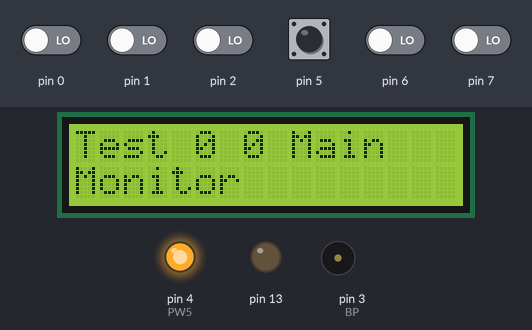
This sketch was run on a simulated Arduino Uno, built with avr-gcc and run on an emulated ATmega328P. Shown: 16×2 character LCD, output pins drawn as LEDs (lit = HIGH), buzzer (waves = sounding). The test bench sets the inputs (shaded band); at power-on: pin 5 HIGH, pin 0–2, pin 6, pin 7 LOW. What the sketch prints to the serial monitor is not drawn.

Above: at 1.3 s.
1.4 s: pin 5 pulled LOW for 0.15 s
At 2.5 s:
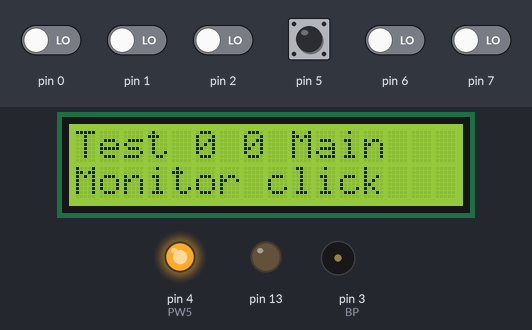
3.1 s: pin 7 driven HIGH
At 3.5 s:
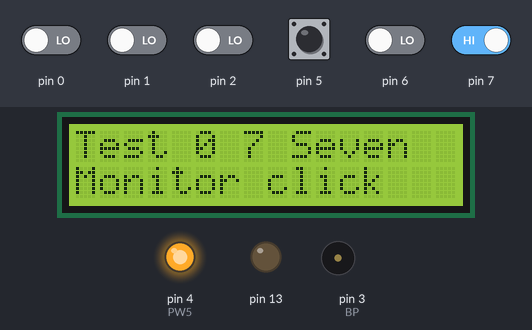
4.6 s: pin 5 pulled LOW for 1 s
At 6.2 s:
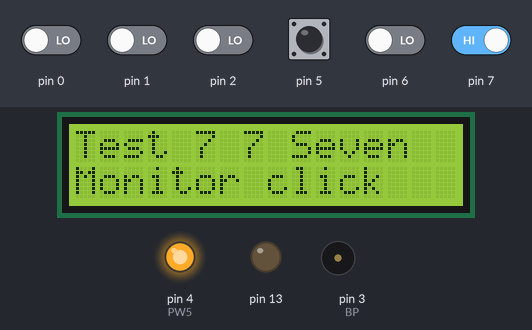
Timing chart, 0 to 7.7 s (numbered marks = the images above; inputs shaded):
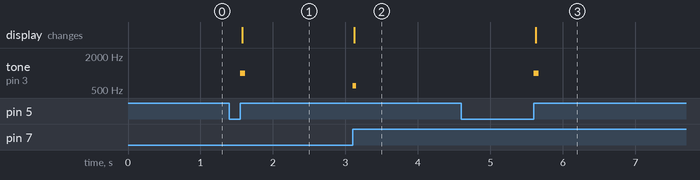

Measured:
- after the input at 1.4 s, tone on pin 3 (BP): silent → 1000 Hz after 0.15 s, → silent 0.07 s later; the display: changes after 0.18 s (image 1)
- after the input at 3.1 s, tone on pin 3 (BP): silent → 600 Hz at once, → silent 0.05 s later; the display: changes at once (image 2)
- after the input at 4.6 s, tone on pin 3 (BP): silent → 1000 Hz after 1.0 s, → silent 0.07 s later; the display: changes after 1.0 s (image 3)

The sketch:

encoder_menu.ino
```cpp
// Меню управление енкодером, со звуком и выводом на LCD 1602.
// author: 4eburashk csn.net4me.net
// за основу работы с энкодором взят класс гайвера (если это он писал).
// pins:
// encoder (d7,d6,d5) + d4 as power
// beeper (d3)
// i2c LCD 1602 (a4,a5)
//
#include <LiquidCrystal_I2C.h>
LiquidCrystal_I2C lcd(0x27,16,2);
// пины энкодера китайцы жгут надписи не соответствуют сути:
#define SW 5  // на плате key
#define DT 6  // на плате s2
#define CLK 7 // на плате s1
#define PW5 4 // питалово энкодеру
// доп пины:
#define BP 3  // пищалка
int ArrMax = 7;      // максимальный элемент массива 0-7 (для переключения по меню)
int MenuState = 0;   // актуальный пункт меню.
int MSelected = 0;   // выбраный кликом пункт меню.
char *menuStrs[] = {"0 Main", "1 One", "2 Two", "3 Three", "4 Four", "5 Five", "6 Six", "7 Seven"};

/*
  Отрсовка меню.
  В моём случае, отрисовываю с 7го символа первой (0) строки.
  В функцию отправляю состояние меню.
*/
void menuShow( int MS ){ // state
  lcd.setCursor(5, 0);
  lcd.print(F("           ")); // очистка места. 16-7=9 мы рисуем с 7 и значит есть 9 знаков на меню.
  lcd.setCursor(5, 0);
  lcd.print(MSelected);   // отрисуем что выбор из меню сделан. напишем номер элемента массива.
  lcd.setCursor(7, 0);
  lcd.print(menuStrs[MS]);
}

void events( int Choise ){
   switch( Choise ) {
    case 1:
      Serial.println("event 1");
      // внутрь обработки выборов
      // можно засунуть любые действия.
      break;
    case 2:
      Serial.println("event 2");
      // Для примера взят любимый led 13
      digitalWrite(13, HIGH);
      break;
    case 3:
      Serial.println("event 3");
      // или выключить его
      digitalWrite(13, LOW);
      break;
    case 4:
      Serial.println("event 4");
      break;
    case 5:
      Serial.println("event 5");
      break;
    case 6:
      Serial.println("event 6");
      break;
    case 7:
      Serial.println("event 7");
      break;
    default:
      Serial.println("event 0");
      break;
    }
}

class encMinim
{
  public:
    encMinim(uint8_t clk, uint8_t dt, uint8_t sw, boolean dir, boolean type);
    void tick();
    boolean isClick();
    boolean isTurn();
    boolean isRight();
    boolean isLeft();
    boolean isRightH();
    boolean isLeftH();

  private:
    byte _clk, _dt, _sw;
    boolean _type = false;
    boolean _state, _lastState, _turnFlag, _swState, _swFlag, _turnState;
    byte _encState;
    uint32_t _debTimer;
    // 0 - ничего, 1 - лево, 2 - право, 3 - правоНажат, 4 - левоНажат
};

encMinim::encMinim(uint8_t clk, uint8_t dt, uint8_t sw, boolean dir, boolean type) {
  if (dir) {
    _clk = clk;
    _dt = dt;
  } else {
    _clk = dt;
    _dt = clk;
  }
  _sw = sw;
  _type = type;
  pinMode (_clk, INPUT);
  pinMode (_dt, INPUT);
  pinMode (_sw, INPUT_PULLUP);
  _lastState = bitRead(PIND, _clk);
}

void encMinim::tick() {
  _encState = 0;
  _state = bitRead(PIND, _clk);
  _swState = bitRead(PIND, _sw);

  if (_state != _lastState) {
    _turnState = true;
    _turnFlag = !_turnFlag;
    if (_turnFlag || !_type) {
      if (bitRead(PIND, _dt) != _lastState) {
        if (_swState) _encState = 1;
        else _encState = 3;
      } else {
        if (_swState) _encState = 2;
        else _encState = 4;
      }
    }
    _lastState = _state;
  }

  if (!_swState && !_swFlag && millis() - _debTimer > 80) {
    _debTimer = millis();
    _swFlag = true;
    _turnState = false;
  }
  if (_swState && _swFlag && millis() - _debTimer > 80) {
    _debTimer = millis();
    _swFlag = false;
    if (!_turnState) _encState = 5;
  }
}
boolean encMinim::isTurn() {
  if (_encState > 0 && _encState < 5) {
    return true;
  } else return false;
}
boolean encMinim::isRight() {
  if (_encState == 1) {
    _encState = 0;
    tone(BP, 1500, 50);
    MenuState++;
    if(MenuState > ArrMax) { MenuState = 0;}
    menuShow(MenuState);
    return true;
  } else return false;
}
boolean encMinim::isLeft() {
  if (_encState == 2) {
    _encState = 0;
    tone(BP, 600, 50);
    MenuState--;
    if(MenuState < 0) { MenuState = ArrMax; }
    menuShow(MenuState);
    return true;
  } else return false;
}
boolean encMinim::isRightH() {
  if (_encState == 3) {
    _encState = 0;
    tone(BP, 1700, 50);
    return true;
  } else return false;
}
boolean encMinim::isLeftH() {
  if (_encState == 4) {
    _encState = 0;
    tone(BP, 800, 70);
    return true;
  } else return false;
}
boolean encMinim::isClick() {
  if (_encState == 5) {
    _encState = 0;
    tone(BP, 1000, 70);
    MSelected = MenuState; // запомнили выбор в перем. ??? разобраться.
    // тут можно вставить какой-нить выбор набора действий типа
    menuShow(MenuState);
    events(MenuState);
    return true;
  } else return false;
}

// пин clk, пин dt, пин sw, направление (0/1), тип (0/1)
encMinim enc(CLK, DT, SW, 1, 1);

void setup() {
  pinMode(PW5, OUTPUT);     // питалово
  digitalWrite(PW5, HIGH);  // просто было удобнее взять питалово на энкодер с пина.
  Serial.begin(9600);       // сериал. Пока. потом можно убрать терминал.
  lcd.init();               // initialize the lcd
	lcd.init();
	// Print a message to the LCD.
	lcd.backlight();
	/* prints static text */
	lcd.setCursor(0, 0);
	lcd.print(F("Test"));
	lcd.setCursor(0, 1);
	lcd.print(F("Monitor"));
	pinMode(BP, OUTPUT );      // Настраиваем пищалку на выход
  menuShow(MenuState);         // Отрисоваать меню в первый раз.
  pinMode(13, OUTPUT);
}

void loop() {
  enc.tick();
  if (enc.isTurn()) {
    Serial.print("turn ");
  }
  if (enc.isLeft()) {
    Serial.print("left\n");
  }
  if (enc.isRight()) {
    Serial.print("right\n");
  }
  if (enc.isLeftH()) {
    Serial.print("leftH\n");
    lcd.setCursor(8, 1); // пока не придумал подо что использовать повороты с нажатием.
    lcd.print(F("leftH"));
  }
  if (enc.isRightH()) {
    Serial.print("rightH\n");
    lcd.setCursor(8, 1);
    lcd.print(F("rightH"));
  }
  if (enc.isClick()) {
    Serial.println("click");
    lcd.setCursor(8, 1);
    lcd.print(F("click "));
  }
}
```
